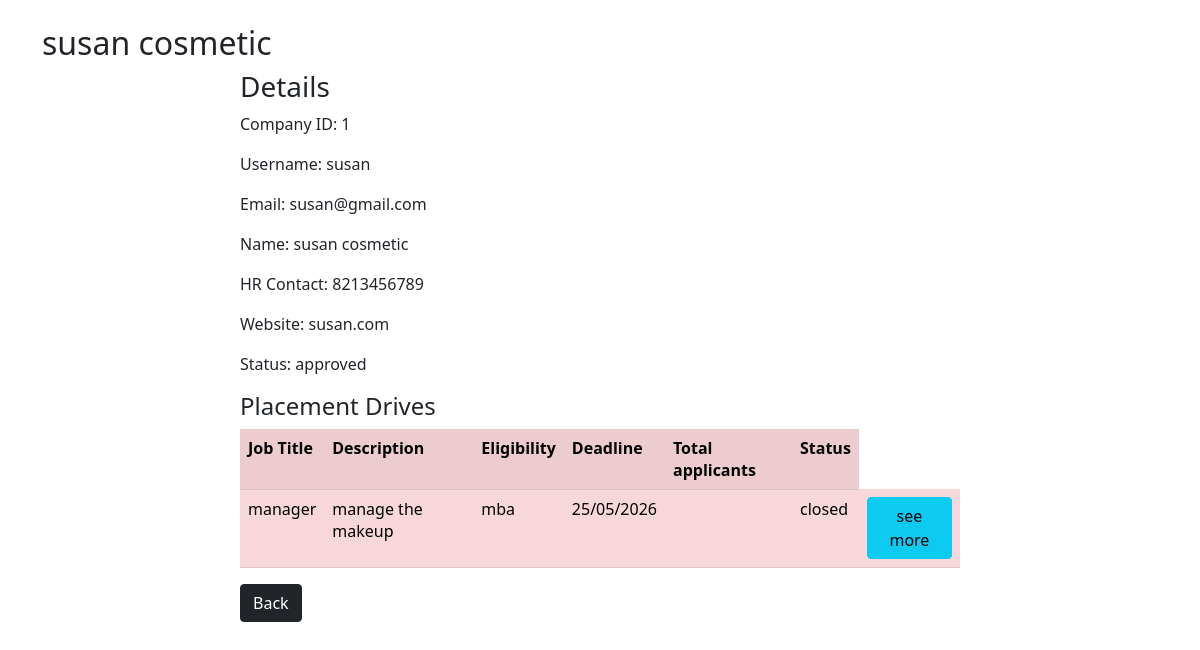
Screenshot of /company_details/1 with the database file from the repository.
### app.py (models this page shows)
class User_company(db.Model):
    company_id=db.Column(db.Integer, primary_key=True)
    username=db.Column(db.String(100), nullable=False)
    email=db.Column(db.String(100), unique=True)
    password=db.Column(db.String(100), nullable=False)
    company_name=db.Column(db.String(100))
    role=db.Column(db.String(20))
    hr_contact=db.Column(db.String(100))
    website=db.Column(db.String(100))
    approval_status=db.Column(db.String(20), default="pending")

class Placement_drive(db.Model):
    drive_id=db.Column(db.Integer, primary_key=True)
    job_title=db.Column(db.String(100),nullable=False)
    description=db.Column(db.String(300))
    eligibility=db.Column(db.String(200))
    deadline=db.Column(db.String(50))
    company_id=db.Column(db.Integer)
    status=db.Column(db.String(20), default="pending")

### app.py (the view)
@app.route('/company_details/<int:id>')
def company_details(id):
    company=User_company.query.get(id)
    drives=Placement_drive.query.filter_by(company_id=id).all()
    return render_template("company_details.html", company=company, drives=drives)

### templates/company_details.html (shortened to what this page needs)
<head>
    <link rel="stylesheet" href="{{url_for('static', filename='style.css')}}">
    <link href="https://cdn.jsdelivr.net/npm/bootstrap@5.0.2/dist/css/bootstrap.min.css" rel="stylesheet">
</head>
<body>
    <div class="container mt-4">
        <h2>{{company.company_name}}</h2>
    </div>
    <div id="main">
        <div id="canvas">
            <h3>Details</h3>
                <p>Company ID: {{company.company_id}}</p>
                <p>Username: {{company.username}}</p>
                <p>Email: {{company.email}}</p>
                <p>Name: {{company.company_name}}</p>
                <p>HR Contact: {{company.hr_contact}}</p>
                <p>Website: {{company.website}}</p>
                <p>Status: {{company.approval_status}}</p>
            <h4>Placement Drives</h4>
            <table class="table table-danger table-striped">
                <tr>
                    <th>Job Title</th>
                    <th>Description</th>
                    <th>Eligibility</th>
                    <th>Deadline</th>
                    <th>Total applicants</th>
                    <th>Status</th>
                </tr>
                {% for d in drives %}
                <tr>
                    <td>{{d.job_title}}</td>
                    <td>{{d.description}}</td>
                    <td>{{d.eligibility}}</td>
                    <td>{{d.deadline}}</td>
                    <td>{{d.applicant_count}}</td>
                    <td>{{d.status}}</td>
                    <td>
                        <a href="/drive_details_admin/{{d.drive_id}}" class="btn btn-info">see more</a>
                    </td>
                </tr>
                {% endfor %}
            </table>
            <button onclick="history.back()" class="btn btn-dark">Back</button>
        </div>
    </div>
</body>
</html>

### static/style.css (style rules this page uses)
* { margin: 0px; }
#main, #canvas { border: transparent; }
#canvas { width: 60%; height: 700px; margin: auto; }

### rows the page displays
User_company: company_name "susan cosmetic", company_id "1", username "susan", email "susan@gmail.com", hr_contact "8213456789", website "susan.com", approval_status "approved"
Placement_drive: job_title "manager", description "manage the makeup", eligibility "mba", deadline "25/05/2026", status "closed"
